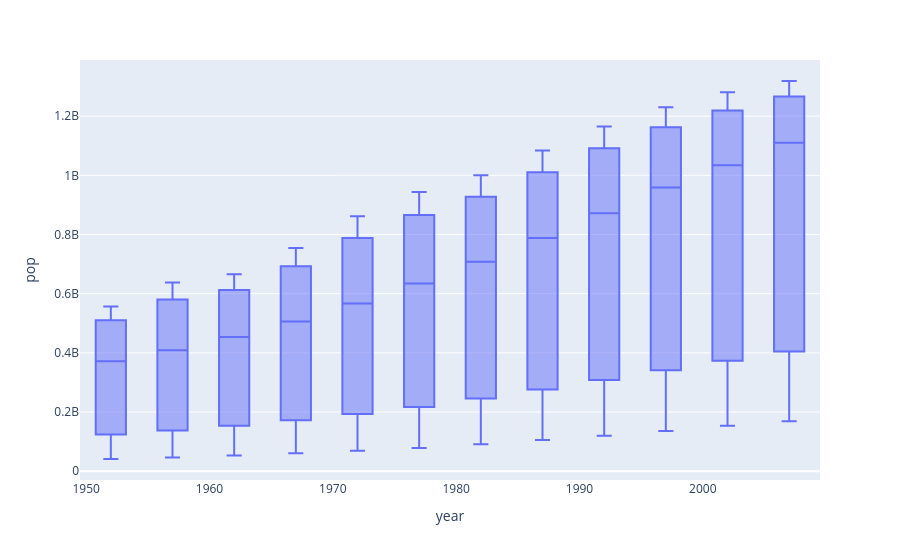

The notebook cell saved with this chart:
### Code cell
# • Box Plot
df = px.data.gapminder().query("country == 'India' or country == 'Pakistan'or country == 'China'")
px.box(df, x = 'year', y='pop')

### Figure 1 — Plotly figure (JSON) as saved in the notebook; plotly's stock layout.template omitted (floating-point values rounded to 4 significant figures)
{"data": [{"alignmentgroup": "True", "hovertemplate": "year=%{x}<br>pop=%{y}<extra></extra>", "legendgroup": "", "marker": {"color": "#636efa"}, "name": "", "notched": false, "offsetgroup": "", "orientation": "v", "showlegend": false, "type": "box", "x": [1952, 1957, 1962, 1967, 1972, 1977, 1982, 1987, 1992, 1997, 2002, 2007, 1952, 1957, 1962, 1967, 1972, 1977, 1982, 1987, 1992, 1997, 2002, 2007, 1952, 1957, 1962, 1967, 1972, 1977, 1982, 1987, 1992, 1997, 2002, 2007], "x0": " ", "xaxis": "x", "y": [556263527, 637408000, 665770000, 754550000, 862030000, 943455000, 1000281000, 1084035000, 1164970000, 1230075000, 1280400000, 1318683096, 372000000, 409000000, 454000000, 506000000, 567000000, 634000000, 708000000, 788000000, 872000000, 959000000, 1034172547, 1110396331, 41346560, 46679944, 53100671, 60641899, 69325921, 78152686, 91462088, 105186881, 120065004, 135564834, 153403524, 169270617], "y0": " ", "yaxis": "y"}], "layout": {"boxmode": "group", "legend": {"tracegroupgap": 0}, "margin": {"t": 60}, "xaxis": {"anchor": "y", "domain": [0, 1], "title": {"text": "year"}}, "yaxis": {"anchor": "x", "domain": [0, 1], "title": {"text": "pop"}}}}
